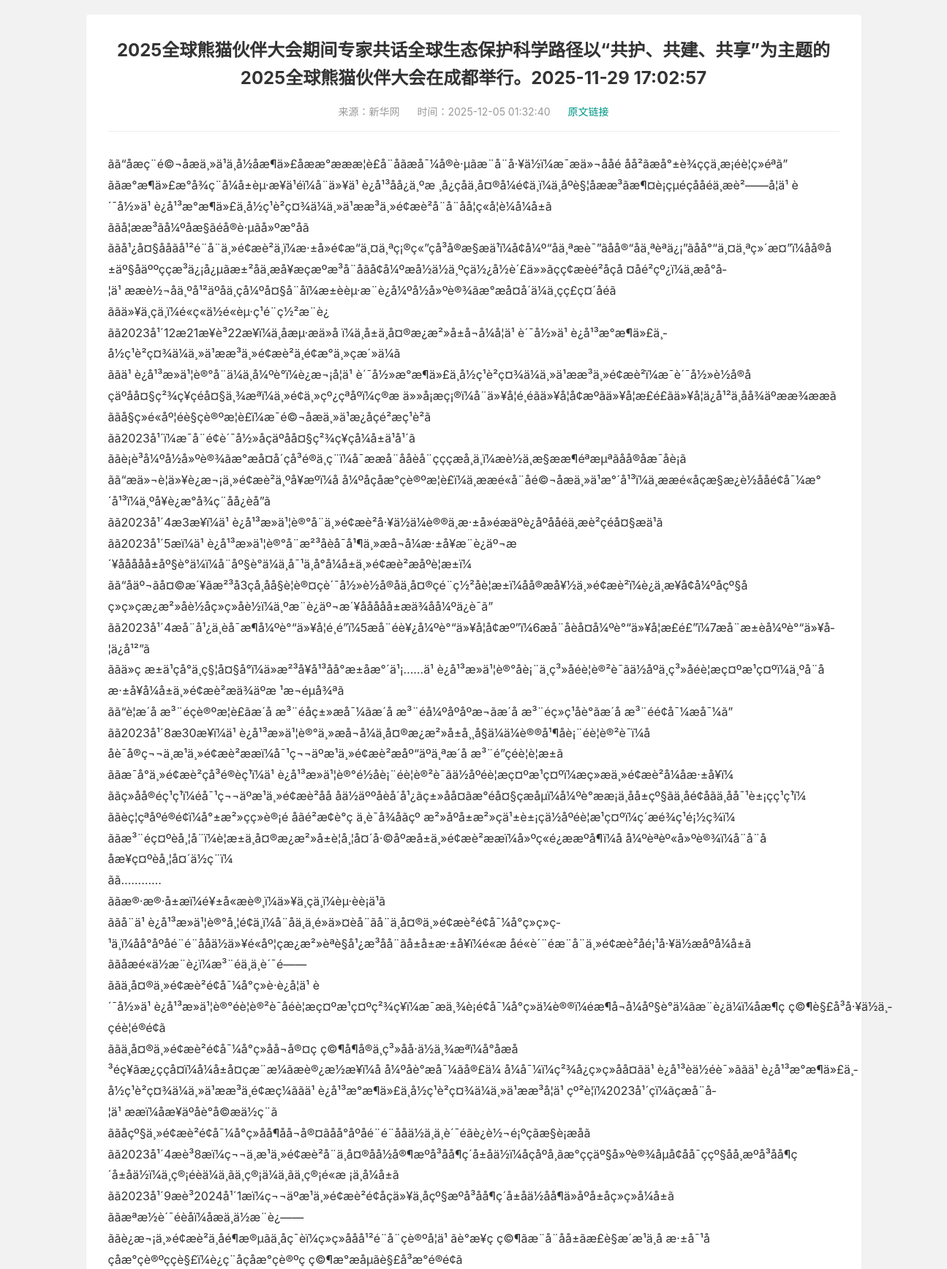
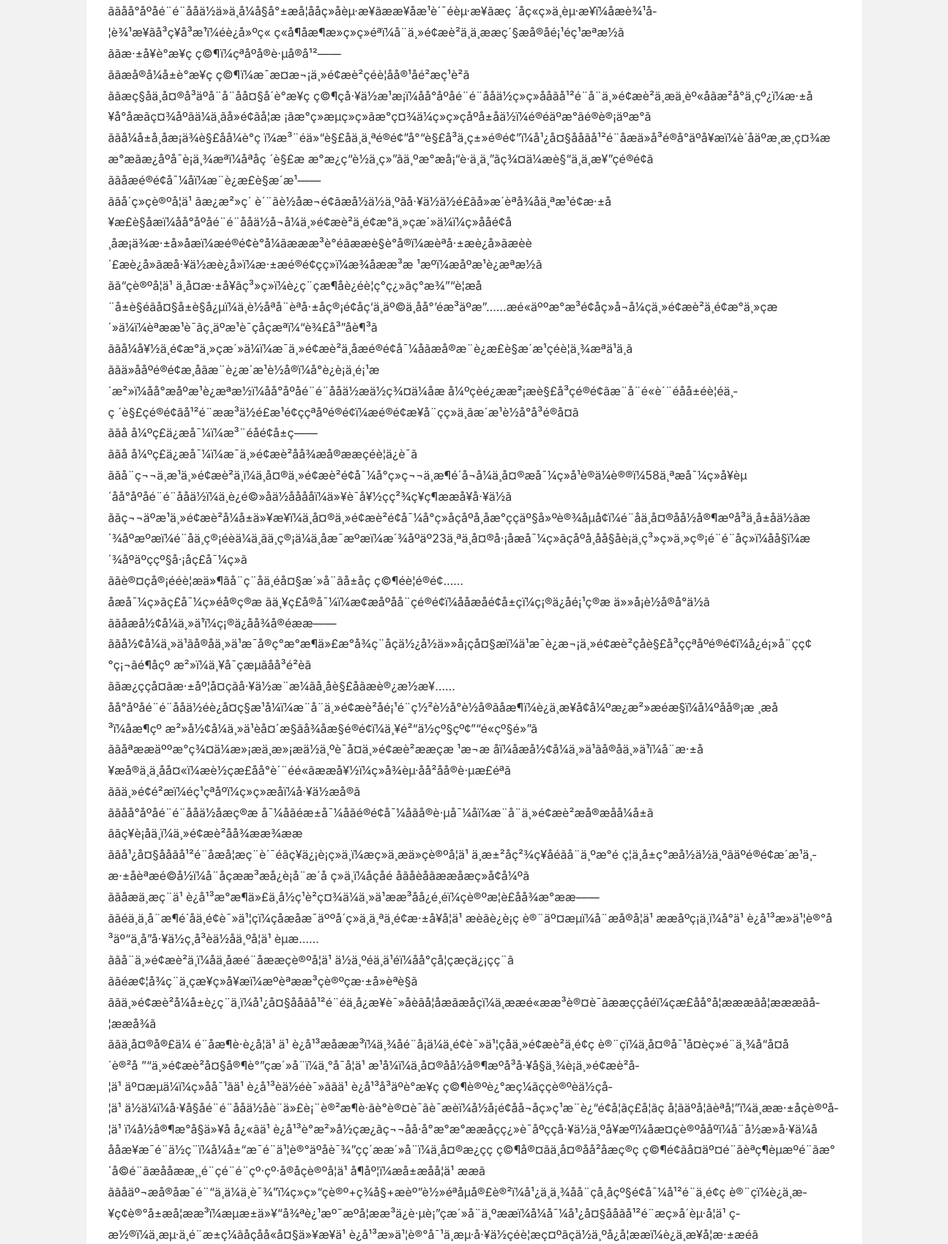
Page /admin/warehouse/detail/32 (signed in, upper part) on the committed database (2 pictures, top to bottom).
### app/models.py (models this page shows)
class CollectionItem(db.Model):
    id = db.Column(db.Integer, primary_key=True)
    title = db.Column(db.String(512), nullable=False)
    cover = db.Column(db.String(512))
    url = db.Column(db.String(1024), unique=True, nullable=False)
    source = db.Column(db.String(256))
    keyword = db.Column(db.String(128))
    deep_status = db.Column(db.Boolean, default=False)
    created_at = db.Column(db.DateTime, server_default=db.func.now())

class CollectionDetail(db.Model):
    id = db.Column(db.Integer, primary_key=True)
    item_id = db.Column(db.Integer, db.ForeignKey('collection_item.id'), nullable=False)
    content_text = db.Column(db.Text)
    content_html = db.Column(db.Text)
    final_url = db.Column(db.String(1024))
    created_at = db.Column(db.DateTime, server_default=db.func.now())
    item = db.relationship('CollectionItem')

### app/admin/routes.py (the view)
@bp.route('/warehouse/detail/<int:id>', methods=['GET'])
@login_required
def warehouse_detail_preview(id):
    it = db.session.get(CollectionItem, id)
    if not it:
        return '数据不存在', 404
    det = db.session.query(CollectionDetail).filter_by(item_id=id).first()
    if not det:
        return '暂无详细内容，请先执行采集', 404
    return render_template('admin/preview.html', item=it, detail=det)

### app/admin/routes.py (called while the page is built)
def is_admin():
    return current_user.is_authenticated and current_user.role and current_user.role.name == 'admin'

@bp.before_request
def _check_admin():
    if not is_admin():
        return redirect(url_for('main.index'))

### templates/admin/preview.html (shortened to what this page needs)
<!DOCTYPE html>
<html>
<head>
  <link rel="stylesheet" href="{{ url_for('static', filename='layui/css/layui.css') }}">
</head>
<body>
<div class="preview-card">
  <h1 class="preview-title">{{ item.title }}</h1>
  <div class="preview-meta">
    <span>来源：{{ item.source or '未知' }}</span>
    <span>时间：{{ item.created_at }}</span>
    <span><a href="{{ item.url }}" target="_blank" style="color:#009688">原文链接</a></span>
  </div>
  <div class="preview-content">
    {% if detail.content_text %}
      {{ detail.content_text | replace('\n', '<br>') | safe }}
    {% else %}
      <p style="color:#ccc;text-align:center">暂无正文内容</p>
    {% endif %}
  </div>
</div>
</body>
</html>

### templates/admin/preview.html (style rules this page uses)
body { padding: 20px; background: #f2f2f2; }
.preview-card { background: #fff; padding: 30px; border-radius: 4px; box-shadow: 0 1px 2px 0 rgba(0,0,0,.05); max-width: 1000px; margin: 0 auto; }
.preview-title { font-size: 24px; font-weight: bold; margin-bottom: 15px; text-align: center; color: #333; }
.preview-meta { text-align: center; color: #999; margin-bottom: 30px; border-bottom: 1px solid #eee; padding-bottom: 15px; }
.preview-meta span { margin: 0 10px; }
.preview-content { font-size: 16px; line-height: 1.8; color: #333; }

### rows in the picture
CollectionItem: title "2025全球熊猫伙伴大会期间专家共话全球生态保护科学路径以“共护、共建、共享”为主题的2025全球熊猫伙伴大会在成都举行。2025-11-29 17:02:57", source "新华网", created_at "2025-12-05 01:32:40"
CollectionDetail: content_text "ãã“åæç¨é©¬å æä¸»ä¹ä¸­å½åæ¶ä»£åææ°æææ­¦è£ å ¨å ãæå¯¼å®è·µãæ¨å¨å·¥ä½ï¼æ¯æä»¬å åé åå²ãæå°±è¾ç çä¸æ¡éè¦ç»éªã” ããæ°æ¶ä»£æ°å¾ç¨å¼å±èµ·æ­¥ä¹é ï¼å¨ä»¥ä¹ è¿å¹³åå¿ä¸ºæ ¸å¿çå ä¸­å¤®å¼é¢ä¸ï¼ä¸åºè§¦åææ³ãæ¶¤è¡çµé­çå å éä¸­æè²——å­¦ä¹ è´¯å½»ä¹ è¿å¹³æ°æ¶ä»£ä¸­å½ç¹è²ç¤¾ä¼ä¸»ä¹ææ³ä¸»é¢æè²å¨å ¨å å¦ç«å¦è¼å¼å±ã ããå­¦ææ³ãå¼ºå æ§ãéå®è·µãå»ºæ°åã ããå¹¿å¤§å åãå¹²é¨å¨ä¸»é¢æè²ä¸­ï¼æ·±å»é¢æ“ä¸¤ä¸ªç¡®ç«”çå³å®æ§æä¹ï¼å¢å¼º“åä¸ªæè¯”ãåå®“åä¸ªèªä¿¡”ãåå°“ä¸¤ä¸ªç»´æ¤”ï¼åå®å ±äº§å…"
